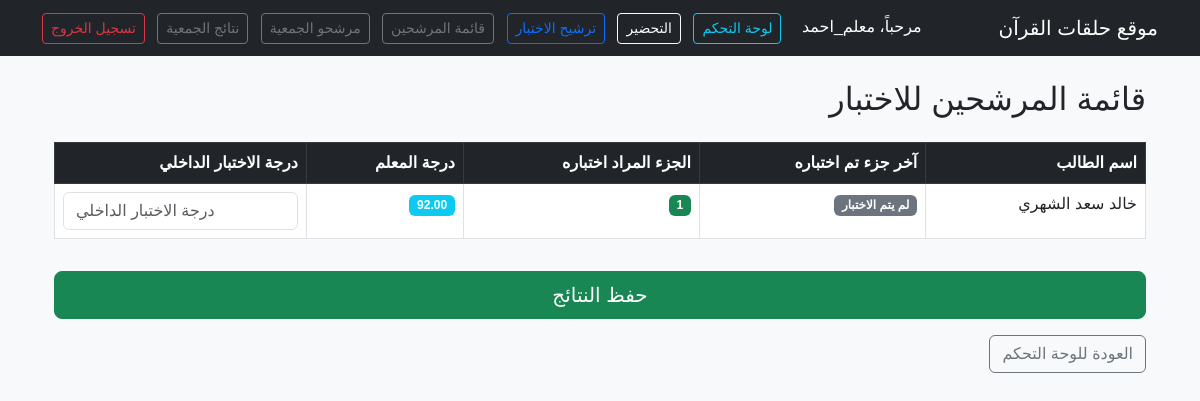
Screenshot of /nominated-students/ (signed in) with the database file from the repository.
### quran_center/models.py (models this page shows, shortened)
class ExamNomination(models.Model):
    student = models.ForeignKey(Student, on_delete=models.CASCADE, verbose_name="الطالب")
    teacher = models.ForeignKey(User, on_delete=models.CASCADE, verbose_name="المعلم المرشح")
    last_tested_part = models.CharField(
        max_length=50,
        choices=LAST_TESTED_PART_CHOICES,
        verbose_name="آخر جزء تم اختباره"
    )
    teacher_grade = models.DecimalField(max_digits=5, decimal_places=2, verbose_name="درجة المعلم", null=True, blank=True)
    internal_grade = models.DecimalField(max_digits=5, decimal_places=2, verbose_name="درجة الاختبار الداخلي", null=True, blank=True)
    association_grade = models.DecimalField(max_digits=5, decimal_places=2, verbose_name="درجة اختبار الجمعية", null=True, blank=True)
    nomination_date = models.DateField(auto_now_add=True, verbose_name="تاريخ الترشيح")
    internal_passed = models.BooleanField(default=False, verbose_name="اجتاز الداخلي")
    association_tested = models.BooleanField(default=False, verbose_name="تم اختبار الجمعية")
    class Meta:
        verbose_name = "ترشيح اختبار"
        verbose_name_plural = "ترشيحات الاختبارات"
        ordering = ['-nomination_date']
    def get_next_part(self):
        part_sequence = ['0', '1', '2', '3', '5', '8', '10', '13', '15', '20', '25', '30']
        try:
            current_index = part_sequence.index(self.last_tested_part)
            if current_index < len(part_sequence) - 1:
                return part_sequence[current_index + 1]
            return '30'  # القرآن كاملاً
        except ValueError:
            return '1'

class Student(models.Model):
    identity_number = models.CharField(
        max_length=10,
        validators=[id_validator],
        unique=True,
        verbose_name="رقم الهوية"
    )
    GRADE_CHOICES = [
        ('1_pri', 'أول ابتدائي'), ('2_pri', 'ثاني ابتدائي'), ('3_pri', 'ثالث ابتدائي'),
        ('4_pri', 'رابع ابتدائي'), ('5_pri', 'خامس ابتدائي'), ('6_pri', 'سادس ابتدائي'),
        ('1_med', 'أول متوسط'), ('2_med', 'ثاني متوسط'), ('3_med', 'ثالث متوسط'),
        ('1_sec', 'أول ثانوي'), ('2_sec', 'ثاني ثانوي'), ('3_sec', 'ثالث ثانوي'),
        ('uni', 'جامعي'),
    ]
    STATUS_CHOICES = [('منتظر', 'منتظر'), ('منتظم', 'منتظم')]
    full_name = models.CharField(max_length=200, verbose_name="الاسم الثلاثي")
    student_phone = models.CharField(max_length=15, blank=True, null=True, verbose_name="جوال الطالب")
    parent_phone = models.CharField(max_length=15, verbose_name="جوال ولي الأمر")
    identity_number = models.CharField(max_length=10, unique=True, verbose_name="رقم الهوية")
    parent_identity = models.CharField(max_length=10, verbose_name="رقم هوية ولي الأمر")
    grade = models.CharField(max_length=20, choices=GRADE_CHOICES, verbose_name="الصف الدراسي")
    birth_date = models.DateField(verbose_name="تاريخ الميلاد")
    last_tested_part = models.CharField(
        max_length=50,
        choices=LAST_TESTED_PART_CHOICES,
        default='0',
        verbose_name="آخر جزء تم اختباره"
    )
    previous_center = models.CharField(max_length=100, blank=True, null=True, verbose_name="التحفيظ السابق")
    neighborhood = models.CharField(max_length=100, verbose_name="الحي")
    teacher = models.ForeignKey(User, on_delete=models.SET_NULL, null=True, blank=True, verbose_name="المعلم المسؤول")
    status = models.CharField(max_length=20, default='منتظر', choices=STATUS_CHOICES)
    educational_stage = models.CharField(max_length=50, blank=True)
    absence_reset_at = models.DateField(blank=True, null=True, verbose_name="تاريخ تصفير الغياب المؤقت")
    created_at = models.DateTimeField(auto_now_add=True)

### quran_center/views.py (the view, shortened to what this page needs)
# urls.py: path('nominated-students/', views.nominated_students, name='nominated_students'),
@login_required
def nominated_students(request):
    if not user_has_role(request.user, 'examiner'):
        return redirect('home')
    nominations = ExamNomination.objects.filter(internal_passed=False)
    nominations_with_next = []
    for nomination in nominations:
        nominations_with_next.append({
            'nomination': nomination,
            'next_part': nomination.get_next_part()
        })
    return render(request, 'nominated_students.html', {'nominations': nominations_with_next})

### quran_center/templatetags/role_tags.py (called while the page is built)
@register.filter
def has_role(user, role_code):
    if not user or not user.is_authenticated:
        return False
    if user.is_superuser:
        return True
    return UserRole.objects.filter(user=user, role__code=role_code).exists()

### quran_center/views.py (called while the page is built)
def user_has_role(user, role_code):
    if not user.is_authenticated:
        return False
    if user.is_superuser:
        return True
    return UserRole.objects.filter(user=user, role__code=role_code).exists()

### quran_center/templates/nominated_students.html (shortened to what this page needs)
{% extends "base.html" %}
{% block content %}
<div class="container mt-4" dir="rtl">
    <h2 class="mb-4">قائمة المرشحين للاختبار</h2>
    {% if nominations %}
    <form method="post">
        <div class="table-responsive">
            <table class="table table-bordered table-hover">
                <thead class="table-dark">
                    <tr>
                        <th>اسم الطالب</th>
                        <th>آخر جزء تم اختباره</th>
                        <th>الجزء المراد اختباره</th>
                        <th>درجة المعلم</th>
                        <th>درجة الاختبار الداخلي</th>
                    </tr>
                </thead>
                <tbody>
                    {% for item in nominations %}
                    <tr>
                        <td>{{ item.nomination.student.full_name }}</td>
                        <td><span class="badge bg-secondary">{{ item.nomination.get_last_tested_part_display }}</span></td>
                        <td><span class="badge bg-success">{{ item.next_part }}</span></td>
                        <td><span class="badge bg-info">{{ item.nomination.teacher_grade|floatformat:2 }}</span></td>
                        <td>
                            <input type="number"
                                   name="internal_grade_{{ item.nomination.id }}"
                                   class="form-control"
                                placeholder="درجة الاختبار الداخلي"
                                   min="0"
                                   max="100"
                                   step="0.5">
                        </td>
                    </tr>
                    {% endfor %}
                </tbody>
            </table>
        </div>
        <button type="submit" class="btn btn-success btn-lg w-100 mt-3">
            حفظ النتائج
        </button>
    </form>
    {% else %}
    <div class="alert alert-info">
        لا يوجد مرشحون للاختبار حالياً.
    </div>
    {% endif %}
    <div class="mt-3">
        <a href="{% url 'teacher_dashboard' %}" class="btn btn-outline-secondary">العودة للوحة التحكم</a>
    </div>
</div>
{% endblock %}

### quran_center/templates/base.html (shortened to what this page needs)
<!DOCTYPE html>
<html lang="ar" dir="rtl">
<head>
    <link rel="stylesheet" href="https://cdn.jsdelivr.net/npm/bootstrap@5.3.0/dist/css/bootstrap.rtl.min.css">
</head>
<body class="bg-light">
{% load role_tags %}
<nav class="navbar navbar-dark bg-dark mb-4">
    <div class="container">
        <span class="navbar-brand">موقع حلقات القرآن</span>
        <div>
            {% if user.is_authenticated %}
                <span class="text-white me-3">مرحباً، {{ user.username }}</span>
                <a href="{% url 'teacher_dashboard' %}" class="btn btn-outline-info btn-sm me-2">لوحة التحكم</a>
                <a href="{% url 'take_attendance' %}" class="btn btn-outline-light btn-sm me-2">التحضير</a>
                <a href="{% url 'nominate_exam' %}" class="btn btn-outline-primary btn-sm me-2">ترشيح الاختبار</a>
                {% if user|has_role:"examiner" %}
                <a href="{% url 'nominated_students' %}" class="btn btn-outline-secondary btn-sm me-2">قائمة المرشحين</a>
                <a href="{% url 'association_candidates' %}" class="btn btn-outline-secondary btn-sm me-2">مرشحو الجمعية</a>
                <a href="{% url 'association_results' %}" class="btn btn-outline-secondary btn-sm me-2">نتائج الجمعية</a>
                {% endif %}
                <form method="post" action="{% url 'logout' %}" style="display: inline;">
                    <button type="submit" class="btn btn-outline-danger btn-sm">تسجيل الخروج</button>
                </form>
            {% else %}
                <a href="{% url 'login' %}" class="btn btn-outline-light">تسجيل دخول المعلمين</a>
            {% endif %}
        </div>
    </div>
</nav>
<div class="container">
    {% block content %}
    {% endblock %}
</div>
</body>
</html>

### quran_center/templates/base.html (style rules this page uses)
body { font-family: 'Arial', sans-serif; }

### rows the page displays
ExamNomination: nomination.student.full_name "خالد سعد الشهري", nomination.last_tested_part "لم يتم الاختبار", next_part "1", nomination.teacher_grade "92.00"

### other values shown
{{ user.username }} "معلم_احمد"
